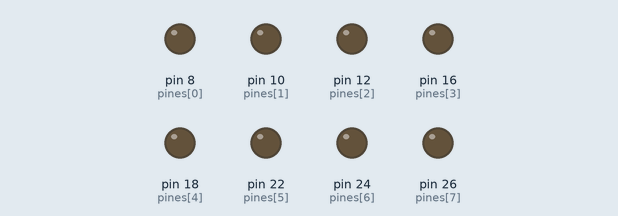
Recording of a program running on a simulated Raspberry Pi (header pin numbers). Parts: output pins drawn as LEDs (lit = HIGH). What the program prints to the terminal is not drawn.

Above: at 0.1 s.
At 6.7 s:
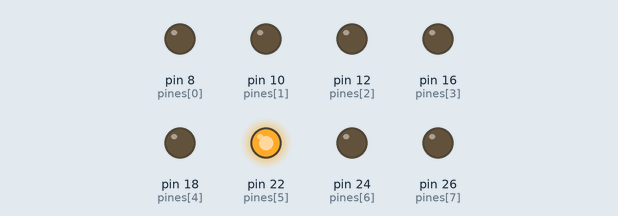
At 13.9 s:
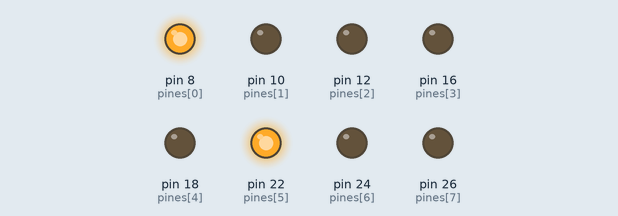
At 24.1 s:
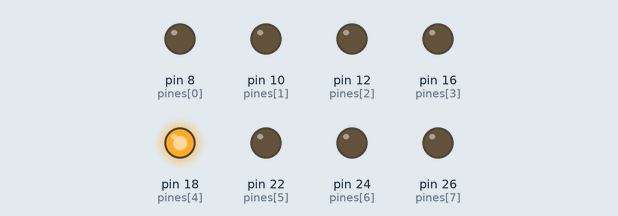
At 32.5 s:
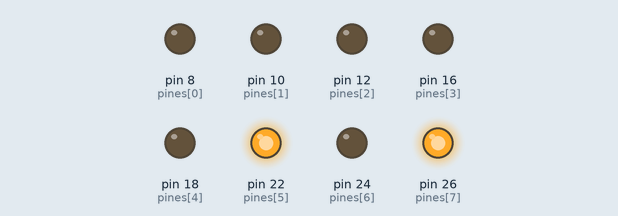
At 38.5 s:
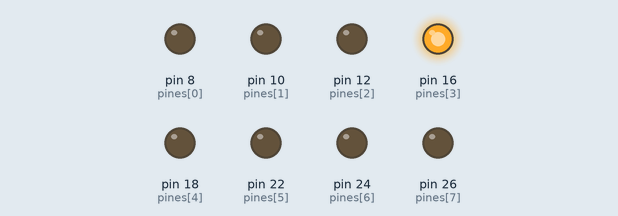
Timing chart, 0 to 40.0 s (numbered marks = the images above):
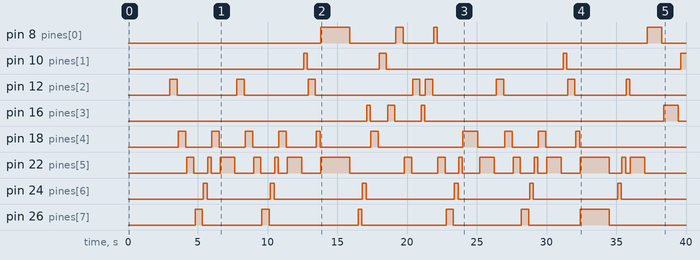

Measured:
- by itself, pin 8 (pines[0]): LOW → HIGH at 13.8 s, → LOW 2.1 s later, → HIGH 3.3 s later, → LOW 0.53 s later, … (8 changes in this stretch)
- by itself, pin 10 (pines[1]): goes HIGH 0.26 s, LOW 5.1 s, HIGH 0.53 s, LOW 12.7 s, HIGH 0.26 s, LOW 8.1 s, then HIGH
- by itself, pin 12 (pines[2]): LOW → HIGH at 3.0 s, → LOW 0.53 s later, → HIGH 4.3 s later, → LOW 0.53 s later, … (16 changes in this stretch)
- by itself, pin 16 (pines[3]): LOW → HIGH at 17.1 s, → LOW 0.26 s later, → HIGH 1.2 s later, → LOW 0.53 s later, … (8 changes in this stretch)
- by itself, pin 18 (pines[4]): LOW → HIGH at 3.6 s, → LOW 0.53 s later, → HIGH 1.9 s later, → LOW 0.53 s later, … (20 changes in this stretch)
- by itself, pin 22 (pines[5]): LOW → HIGH at 4.2 s, → LOW 0.53 s later, → HIGH 0.98 s later, → LOW 0.26 s later, … (34 changes in this stretch)
- by itself, pin 24 (pines[6]): LOW → HIGH at 5.4 s, → LOW 0.26 s later, → HIGH 4.5 s later, → LOW 0.26 s later, … (12 changes in this stretch)
- by itself, pin 26 (pines[7]): LOW → HIGH at 4.8 s, → LOW 0.53 s later, → HIGH 4.3 s later, → LOW 0.53 s later, … (12 changes in this stretch)

The program:

rumiasheetmusic.py
```python
import time
import RPi.GPIO as GPIO
from gpiofunc import play, C, D, E, F, G, A, B, C_, utilidad, interrupcion, tempo
# from gpiofunc import tempo
import gpiofunc
# gpiofunc.tempo = 80
tempo = 120

def rumiasheetmusic():
    try:
        utilidad()
        print("Reproduciendo: 'Aparitions Stalk in the night' de ZUN")
        time.sleep(3)
        #compas intro
        play(1, 4, E)
        play(1, 4, G)
        # compas 1
        play(1, 4, A)
        play(1, 4, C_)
        play(1, 5, B)
        play(1, 5, A)
        play(1, 4, G)
        play(1, 3, A)
        play(1, 4, E)
        play(1, 4, G)
        #compas2
        play(1, 4, A)
        play(1, 4, C_)
        play(1, 5, B)
        play(1, 5, A)
        play(1, 4, G)
        play(1, 3, A)
        play(1, 5, D)
        play(1, 4, E)
        play(1, 5, G)
        #compas3
        play(1, 2, A, C)
        play(0, 5) # revisar
        play(1, 5, C_)
        play(1, 5, B)
        play(1, 5, F)
        #compas4
        play(1, 4, G)
        play(1, 4, D)
        play(1, 4, F)
        play(1, 4, C)
        play(1, 4, A)
        play(1, 4, E)
        play(1, 5, F)
        play(1, 4, E)
        play(1, 5, C)
        #compas5
        play(1, 4, A)
        play(1, 4, C_)
        play(1, 5, B)
        play(1, 5, A)
        play(1, 3, G)
        play(1, 3, A)
        play(1, 4, E)
        play(1, 4, G)
        #compas6
        play(1, 4, A)
        play(1, 4, C_)
        play(1, 5, B)
        play(1, 5, A)
        play(1, 4, G)
        play(1, 3, A)
        play(1, 5, D)
        play(1, 4, E)
        play(1, 5, G)
        #compas7
        play(1, 2, A, C_)
        play(0, 5, A) # revisar
        play(1, 5, B)
        play(1, 5, A)
        play(1, 5, E)
        #compas8
        play(1, 3, A)
        play(1, 3, C)
        play(1, 3, F)
        play(1, 3, D)
        play(1, 3, G)
        play(1, 3, C)
        play(1, 5, E)
        play(1, 5, D)
        play(1, 5, E)
        play(1, 5, F)
        #compas9
        play(1, 3, A)
        play(1, 3, C_)
        play(1, 5, B)
        play(1, 5, A)
        play(1, 4, G)
        play(1, 3, A)
        play(1, 4, F)
        play(1, 4, A)
        #compas10
        play(1, 4, G)
        play(1, 4, B)
        play(1, 5, A)
        play(1, 5, G)
        play(1, 4, F)
        play(1, 3, G)
        play(1, 5, F)
        play(1, 4, G)
        play(1, 5, B)
        #compas11
        play(1, 2, C_, C)
        play(0, 5)
        play(1, 5, C_)
        play(1, 5, B)
        play(1, 5, F)
        #compas12
        play(1, 4, C_)
        play(1, 4, G)
        play(1, 4, B)
        play(1, 4, F)
        play(1, 4, A)
        play(1, 4, F)
        play(1, 5, G)
        play(1, 4, E)
        play(1, 5, C)
        #compas13
        play(1, 4, A)
        play(1, 4, C_)
        play(1, 5, B)
        play(1, 5, A)
        play(1, 4, G)
        play(1, 3, A)
        play(1, 4, E)
        play(1, 4, G)
        #compas14
        play(1, 4, A)
        play(1, 4, C_)
        play(1, 5, B)
        play(1, 5, A)
        play(1, 4, G)
        play(1, 3, A)
        play(1, 5, D)
        play(1, 4, E)
        play(1, 5, G)
        #compas15
        play(1, 2, E, A)
        play(0, 5)
        play(1, 5, A)
        play(1, 5, G)
        play(1, 5, D)
        #compas16
        play(1, 1, E, C_)


        time.sleep(0.1)
        for y in range(3,0,-1):
            print(f"Terminando en {y}")
            time.sleep(1)

        GPIO.cleanup()

    except KeyboardInterrupt:
        interrupcion()

rumiasheetmusic()
```

gpiofunc.py
```python
# Configuración
import RPi.GPIO as GPIO
import time
GPIO.setwarnings(False)
GPIO.setmode (GPIO.BOARD)
# Definiciones de salidas Raspberry y sus notas
pines = [8, 10, 12, 16, 18, 22, 24, 26]
# 8: Do, 10: Re.. 26: Do mayor

# retornar tps y tempo
# tempo=None
tempo=50
tps = 60/tempo
#return tps, tempo

# constantes para notas sostenidas
mH = (7/8)
mL = (1/8)

conteo=range(len(pines))
C = pines[0]
D = pines[1]
E = pines[2]
F = pines[3]
G = pines[4]
A = pines[5]
B = pines[6]
C_ = pines[7]

for i in conteo: # funcion confifura como salida los pines en la lista
        GPIO.setup(pines[i], GPIO.OUT)


# Funciones de utilidad principales
def allLow(x): # 0 Logico en todos los pines de salida de notas
    for i in conteo:
        GPIO.output(pines[i], False)
    time.sleep(x)

def s(x): # x = Tipo de silencio
    if (x==0):
        pass
    elif (x==1):
        y = tps*4
        time.sleep(y)

    elif (x==2):
        y = tps*2
        time.sleep(y)

    elif (x==3):
        y = tps*1
        time.sleep(y)

    elif (x==4):
        y = tps*(1/2)
        time.sleep(y)

    elif (x==5):
        y = tps*(1/4)
        time.sleep(y)

    elif (x==6):
        y = tps*(1/8)
        time.sleep(y)

    elif (x==7):
        y = tps*(1/16)
        time.sleep(y)

    else:
        pass

def mt(x): # Tipo de nota (tiempo), x = redonda, blanca, negra, corchea etc..

    if (x==0):
        pass

    elif (x==1):
        y = tps*4
        time.sleep(mH*y)
        allLow(mL*y)

    elif (x==2):
        y = tps*2
        time.sleep(mH*y)
        allLow(mL*y)

    elif (x==3):
        y = tps*1
        time.sleep(mH*y)
        allLow(mL*y)

    elif (x==4):
        y = tps*(1/2)
        time.sleep(mH*y)
        allLow(mL*y)

    elif (x==5):
        y = tps*(1/4)
        time.sleep(mH*y)
        allLow(mL*y)

    elif (x==6):
        y = tps*(1/8)
        time.sleep(mH*y)
        allLow(mL*y)

    elif (x==7):
        y = tps*(1/16)
        time.sleep(mH*y)
        allLow(mL*y)

    else:
        pass

def playNota(duracion, *notas): # Funcion para tocar x cantidad de notas + el tipo que es
    nota=list(notas)
    c = range(len(notas))
    for arg in c:
        GPIO.output(nota[arg], True)
    mt(duracion)

# Funcion principal, reproduce cantidad notas, configura su tiempo e indica si es o no silencio
def play(modo=0, tipo=3, *notas): #*argv: notas a reproducir, usar C, D, E, F.. C_ como notas.
    #print(tempo) # verificar tempo ( FUNCIONA! )
    if (modo==0):
        s(tipo)
    elif (modo==1):
        playNota(tipo, *notas)
    else:
        print("Argumentos invalidos")
        pass

def utilidad():
    print("Configuración:")
    print(f"{pines}")
    print(f"C, D, E, F, G, A, B, C+")
    print(f"Empezando script midi..")

def interrupcion():
    print("Partitura interrumpida")
    GPIO.cleanup()
```
